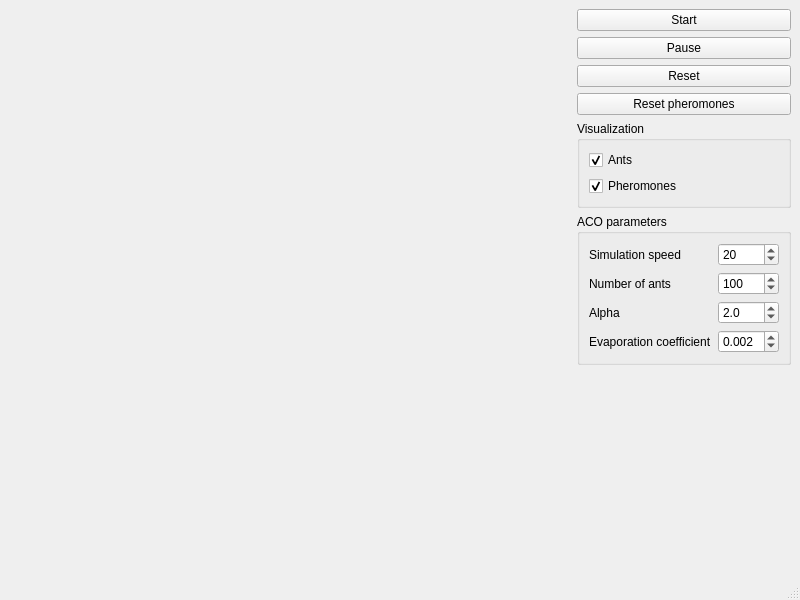
<?xml version="1.0" encoding="UTF-8"?>
<ui version="4.0">
 <class>ACOGui</class>
 <widget class="QMainWindow" name="ACOGui">
  <property name="geometry">
   <rect>
    <x>0</x>
    <y>0</y>
    <width>800</width>
    <height>600</height>
   </rect>
  </property>
  <property name="windowTitle">
   <string>ACO Foraging</string>
  </property>
  <widget class="QWidget" name="centralwidget">
   <layout class="QHBoxLayout" name="horizontalLayout">
    <item>
     <widget class="ACOView" name="widget" native="true">
      <property name="sizePolicy">
       <sizepolicy hsizetype="Expanding" vsizetype="Preferred">
        <horstretch>0</horstretch>
        <verstretch>0</verstretch>
       </sizepolicy>
      </property>
     </widget>
    </item>
    <item>
     <layout class="QVBoxLayout" name="verticalLayout">
      <property name="sizeConstraint">
       <enum>QLayout::SetDefaultConstraint</enum>
      </property>
      <item>
       <widget class="QPushButton" name="startButton">
        <property name="text">
         <string>Start</string>
        </property>
       </widget>
      </item>
      <item>
       <widget class="QPushButton" name="pauseButton">
        <property name="text">
         <string>Pause</string>
        </property>
        <property name="checkable">
         <bool>true</bool>
        </property>
       </widget>
      </item>
      <item>
       <widget class="QPushButton" name="resetButton">
        <property name="text">
         <string>Reset</string>
        </property>
       </widget>
      </item>
      <item>
       <widget class="QPushButton" name="resetPheromonesButton">
        <property name="text">
         <string>Reset pheromones</string>
        </property>
       </widget>
      </item>
      <item>
       <widget class="QGroupBox" name="groupBox">
        <property name="title">
         <string>Visualization</string>
        </property>
        <layout class="QVBoxLayout" name="verticalLayout_2">
         <item>
          <widget class="QCheckBox" name="antCheckbox">
           <property name="text">
            <string>Ants</string>
           </property>
           <property name="checked">
            <bool>true</bool>
           </property>
          </widget>
         </item>
         <item>
          <widget class="QCheckBox" name="pheromonesCheckbox">
           <property name="text">
            <string>Pheromones</string>
           </property>
           <property name="checked">
            <bool>true</bool>
           </property>
          </widget>
         </item>
        </layout>
       </widget>
      </item>
      <item>
       <widget class="QGroupBox" name="groupBox_2">
        <property name="title">
         <string>ACO parameters</string>
        </property>
        <layout class="QFormLayout" name="formLayout">
         <item row="2" column="0">
          <widget class="QLabel" name="label">
           <property name="text">
            <string>Alpha</string>
           </property>
          </widget>
         </item>
         <item row="2" column="1">
          <widget class="QDoubleSpinBox" name="alphaSpin">
           <property name="decimals">
            <number>1</number>
           </property>
           <property name="maximum">
            <double>100.000000000000000</double>
           </property>
           <property name="singleStep">
            <double>0.500000000000000</double>
           </property>
           <property name="value">
            <double>2.000000000000000</double>
           </property>
          </widget>
         </item>
         <item row="3" column="0">
          <widget class="QLabel" name="rhoLabel">
           <property name="text">
            <string>Evaporation coefficient</string>
           </property>
          </widget>
         </item>
         <item row="3" column="1">
          <widget class="QDoubleSpinBox" name="rhoSpin">
           <property name="decimals">
            <number>3</number>
           </property>
           <property name="maximum">
            <double>0.500000000000000</double>
           </property>
           <property name="singleStep">
            <double>0.001000000000000</double>
           </property>
           <property name="value">
            <double>0.002000000000000</double>
           </property>
          </widget>
         </item>
         <item row="1" column="0">
          <widget class="QLabel" name="label_2">
           <property name="text">
            <string>Number of ants</string>
           </property>
          </widget>
         </item>
         <item row="1" column="1">
          <widget class="QSpinBox" name="antNumSpin">
           <property name="maximum">
            <number>10000</number>
           </property>
           <property name="singleStep">
            <number>10</number>
           </property>
           <property name="value">
            <number>100</number>
           </property>
          </widget>
         </item>
         <item row="0" column="0">
          <widget class="QLabel" name="label_3">
           <property name="text">
            <string>Simulation speed</string>
           </property>
          </widget>
         </item>
         <item row="0" column="1">
          <widget class="QSpinBox" name="speedSpinBox">
           <property name="accelerated">
            <bool>true</bool>
           </property>
           <property name="minimum">
            <number>0</number>
           </property>
           <property name="maximum">
            <number>10000</number>
           </property>
           <property name="singleStep">
            <number>20</number>
           </property>
           <property name="value">
            <number>20</number>
           </property>
          </widget>
         </item>
        </layout>
       </widget>
      </item>
      <item>
       <spacer name="verticalSpacer">
        <property name="orientation">
         <enum>Qt::Vertical</enum>
        </property>
        <property name="sizeHint" stdset="0">
         <size>
          <width>20</width>
          <height>40</height>
         </size>
        </property>
       </spacer>
      </item>
     </layout>
    </item>
   </layout>
  </widget>
  <widget class="QMenuBar" name="menubar">
   <property name="geometry">
    <rect>
     <x>0</x>
     <y>0</y>
     <width>800</width>
     <height>21</height>
    </rect>
   </property>
  </widget>
  <widget class="QStatusBar" name="statusbar"/>
 </widget>
 <customwidgets>
  <customwidget>
   <class>ACOView</class>
   <extends>QWidget</extends>
   <header>acoview.h</header>
   <container>1</container>
  </customwidget>
 </customwidgets>
 <resources/>
 <connections/>
</ui>
